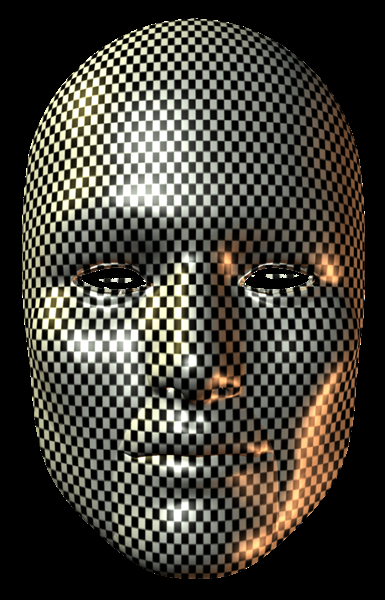
#> input picture Mascara.png, 385 x 600 px, found by its file name
$ python FiltroSnapChat.py
#> lines starting #> are read from the running program, lines starting #| are printed output that depends on the picture
import numpy as np
import cv2 as cv

# Cargar el clasificador Haar preentrenado para detectar rostros
face_cascade = cv.CascadeClassifier(cv.data.haarcascades + 'haarcascade_frontalface_default.xml')

# Cargar la máscara
mask = cv.imread("C:/Users/leoda/Documents/Mascara.png", -1)
#> mask is the input picture: shape (600, 385, 4); mean B, G, R, A 57, 65.3, 68, 172.2


# Función para superponer la máscara en la cara
def overlay_mask(frame, mask, x, y, w, h):
    # Ajustar el factor de escala para el ancho y el alto de la máscara
    scale_factor_width = 1.2  # Factor de escala para el ancho
    scale_factor_height = 1.5  # Factor de escala para la altura

    mask_width = int(w * scale_factor_width)  # Ajustar el ancho de la máscara en función del ancho del rostro
    mask_height = int(h * scale_factor_height)  # Ajustar la altura de la máscara en función del alto del rostro

    # Redimensionar la máscara dinámicamente al tamaño calculado
    mask_resized = cv.resize(mask, (mask_width, mask_height))

    # Centrar la máscara en el rostro detectado
    mask_x = x + w // 2 - mask_width // 2  # Centrar horizontalmente
    mask_y = y + h // 2 - mask_height // 2  # Centrar verticalmente

    # Superponer la máscara
    for i in range(mask_resized.shape[0]):
        for j in range(mask_resized.shape[1]):
            if mask_resized[i, j][3] != 0:  # Si el pixel no es transparente
                if 0 <= mask_y + i < frame.shape[0] and 0 <= mask_x + j < frame.shape[1]:
                    frame[mask_y + i, mask_x + j] = mask_resized[i, j][:3]  # Superponer la máscara


# Iniciar captura de video
cap = cv.VideoCapture(0)

while True:
    ret, frame = cap.read()
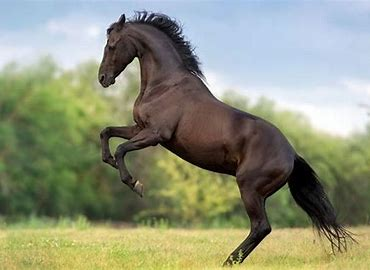
#> input picture Img/caballo.jpeg, 370 x 270 px, given in place of the camera
#> frame is the input picture: shape (270, 370, 3); mean B, G, R 123.1, 147.1, 142.7
    gray = cv.cvtColor(frame, cv.COLOR_BGR2GRAY)  # Convertir a escala de grises
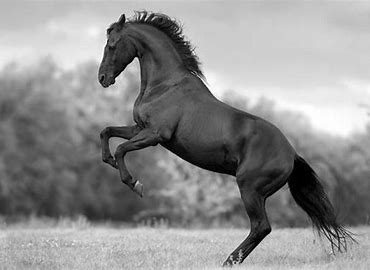
#> gray: shape (270, 370); min 0, max 255, mean 143.1
    faces = face_cascade.detectMultiScale(gray, 1.3, 5)  # Detectar rostros
#> faces = ()

    for (x, y, w, h) in faces:
        # Superponer la máscara redimensionable, basada en el tamaño del rostro
        overlay_mask(frame, mask, x, y, w, h)

        # Solo procesar el primer rostro detectado
        break
#> this loop made 0 passes

    # Mostrar el frame con la máscara aplicada
    cv.imshow('Filtro de máscara redimensionable', frame)

    # Si se presiona la tecla 'Esc', salir del bucle
    if cv.waitKey(1) & 0xFF == 27:
#> (key Esc is pressed here)
        break

# Liberar la cámara y cerrar las ventanas
cap.release()
cv.destroyAllWindows()
